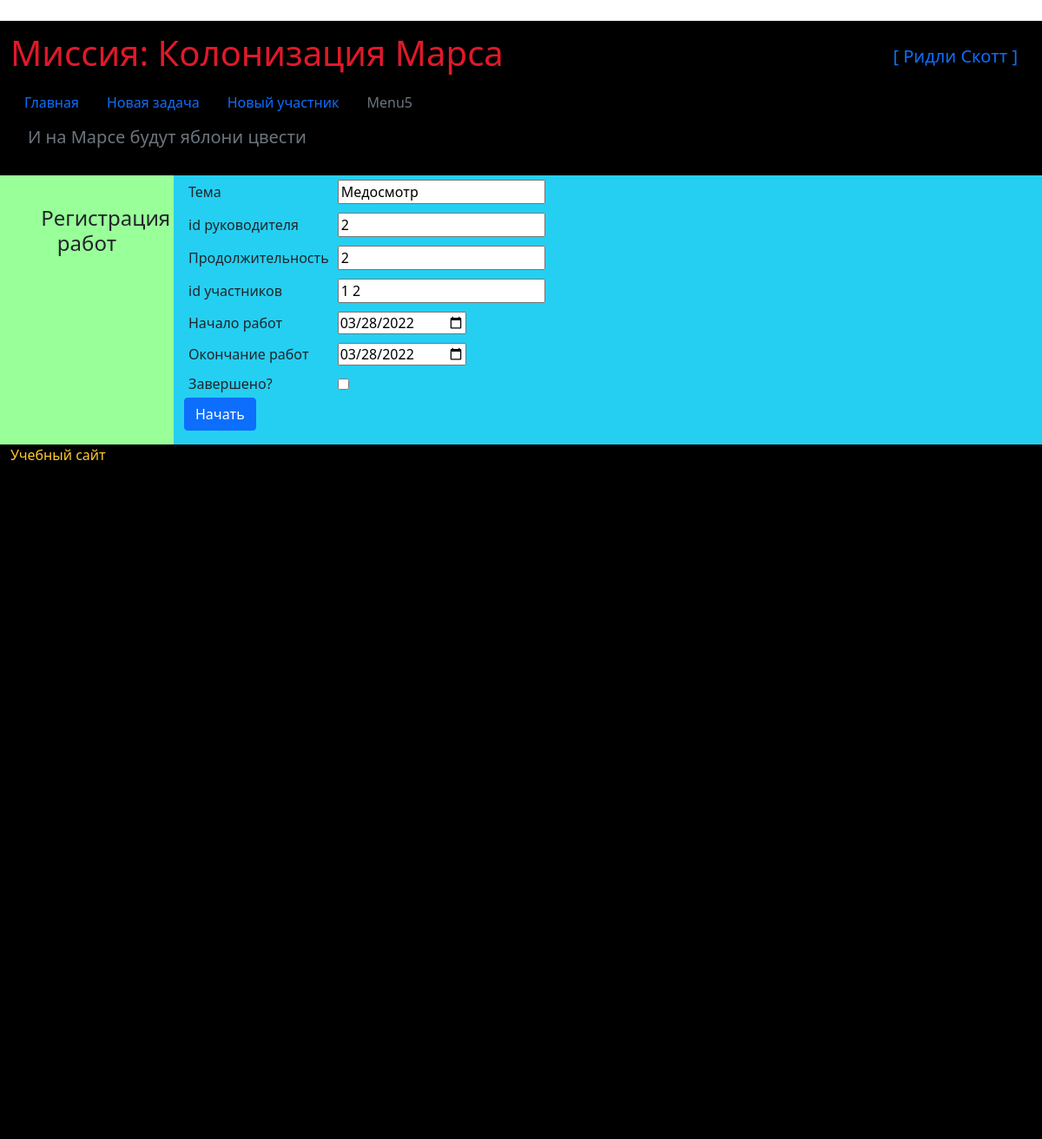
/edit_job/2 (signed in), run on the app's committed database.
### data/users.py (models this page shows, shortened)
class User(SqlAlchemyBase, UserMixin, SerializerMixin):
    __tablename__ = 'users'
    id = sqlalchemy.Column(sqlalchemy.Integer, primary_key=True, autoincrement=True)
    surname = sqlalchemy.Column(sqlalchemy.String, nullable=True)
    name = sqlalchemy.Column(sqlalchemy.String, nullable=True)
    age = sqlalchemy.Column(sqlalchemy.Integer, nullable=True)
    position = sqlalchemy.Column(sqlalchemy.String, nullable=True)
    speciality = sqlalchemy.Column(sqlalchemy.String, nullable=True)
    address = sqlalchemy.Column(sqlalchemy.String, nullable=True)
    email = sqlalchemy.Column(sqlalchemy.String, index=True, unique=True, nullable=True)
    hashed_password = sqlalchemy.Column(sqlalchemy.String, nullable=True)
    modifed_date = sqlalchemy.Column(sqlalchemy.DateTime, default=datetime.datetime.now)
    jobs = orm.relation("Jobs", back_populates='user')

### data/jobs.py (models this page shows)
class Jobs(SqlAlchemyBase, SerializerMixin):
    __tablename__ = 'jobs'
    id = sqlalchemy.Column(sqlalchemy.Integer, primary_key=True, autoincrement=True)
    job = sqlalchemy.Column(sqlalchemy.String, nullable=True)
    work_size = sqlalchemy.Column(sqlalchemy.Integer, nullable=True)
    collaborators = sqlalchemy.Column(sqlalchemy.String, nullable=True)
    start_date = sqlalchemy.Column(sqlalchemy.DateTime, nullable=True)
    end_date = sqlalchemy.Column(sqlalchemy.DateTime, nullable=True)
    is_finished = sqlalchemy.Column(sqlalchemy.Boolean, default=True)
    team_leader = sqlalchemy.Column(sqlalchemy.Integer, sqlalchemy.ForeignKey("users.id"))
    user = orm.relation('User')

### main.py (the view, shortened to what this page needs)
@app.route('/edit_job/<int:id_job>', methods=['GET', 'POST'])
@login_required
def edit_jobs(id_job):
    form = AddJobs()
    if request.method == "GET":
        job = g.db_sess.query(Jobs).filter(Jobs.id == id_job).first()
        form.job.data = job.job
        form.work_size.data = job.work_size
        form.collaborators.data = job.collaborators
        form.start.data = job.start_date
        form.end.data = job.end_date
        form.finish.data = job.is_finished
        form.leader.data = job.team_leader
    return render_template('add_jobs.html', form=form)

### forms/add_jobs.py
class AddJobs(FlaskForm):
    job = StringField('Тема', validators=[DataRequired()])
    leader = IntegerField('id руководителя', validators=[DataRequired()])
    work_size = IntegerField('Продолжительность', validators=[DataRequired()])
    collaborators = StringField('id участников', validators=[DataRequired()])
    start = DateField('Начало работ', validators=[DataRequired()])
    end = DateField('Окончание работ', validators=[DataRequired()])
    finish = BooleanField('Завершено?')
    submit = SubmitField('Начать')

### data/db_session.py (called while the page is built)
def create_session() -> Session:
    global __factory
    if not __factory:
        global_init('db/mars_explorer.db')
    return __factory()

### main.py (called while the page is built)
@app.before_request
def before_request():
    g.db_sess = db_session.create_session()

@app.teardown_request
def teardown_request(teardown):
    g.db_sess.close()

@login_manager.user_loader
def load_user(user_id):
    return g.db_sess.query(User).get(user_id)

### templates/add_jobs.html (shortened to what this page needs)
{% extends "base.html" %}
{% block left %}
<h4>Регистрация работ</h4>
{% endblock %}
{% block content %}
<form action="" method="post">
    <table>
        {% for field in form if field.name not in ['submit', 'csrf_token'] %}
        <tr>
            <td style="padding: 5px">{{ field.label }}</td>
            <td style="padding: 5px">{{ field() }}</td>
            <td style="padding: 5px">
            </td>
        </tr>
        {% endfor %}
    </table>
    <p>{{ form.submit(type="submit", class="btn btn-primary") }}</p>
</form>
{% endblock %}

### templates/base.html (shortened to what this page needs)
﻿<!DOCTYPE html>
<html lang="ru">
<head>
    <link href="https://cdn.jsdelivr.net/npm/bootstrap@5.1.3/dist/css/bootstrap.min.css" rel="stylesheet"
>
    <link rel="stylesheet" type="text/css" href="/static/css/style.css">
    <div class="container-fluid navbar bg-black">
            <div class="navbar-brand"><h1>Миссия: Колонизация Марса</h1></div>
            {% if current_user.is_authenticated %}
            <a class="navbar-brand" href="/logout">[ {{ current_user.name }} {{ current_user.surname }} ]</a>
            {% else %}
            <p>
                <a class="btn btn-primary " href="/register">Зарегистрироваться</a>
                <a class="btn btn-success" href="/login">Войти</a>
            </p>
            {% endif %}
            <ul class="nav">
                <il class="nav-item"><a class="nav-link active" href="/index">Главная</a></il>
                <il class="nav-item"><a class="nav-link" href="/add_jobs">Новая задача</a></il>
                <il class="nav-item"><a class="nav-link" href="/register">Новый участник</a></il>
                <il class="nav-item"><a class="nav-link disabled" href="#5">Menu5</a></il>
            </ul>
    </div>
</head>
<body>
<div class="container-fluid  my-background"><h5>И на Марсе будут яблони цвести</h5><br></div>
<div class="container-fluid">
    <div class="row">
        <div class="col-md-2 left-block">{% block left %} {% endblock %}</div>
        <div class="col-md-10 main-block">{% block content %} {% endblock %}</div>
    </div>
</div>
</body>
<footer>
    <div class="container-fluid footer">
        Учебный сайт
    </div>
</footer>
</html>

### static/css/style.css (style rules this page uses)
h4 { text-align: center; padding: 20%; }
h5 { padding-left: 20px; text-align: left; color: #6c757d; }
.left-block { background-color: #99ff99; }
.main-block { background-color: #25cff2; }
.my-background { background-color: #000000; }
.footer { color: #ffca2c; height: 100%; width: 100%; vertical-align: bottom; background-color: black; }

### data on the page
User: name "Ридли", surname "Скотт"
Jobs: job "Медосмотр" "2" "1 2"

### other printed values
{{ field.label }} "Тема" "id руководителя" "Продолжительность" "id участников" "Начало работ" "Окончание работ" "Завершено?"
